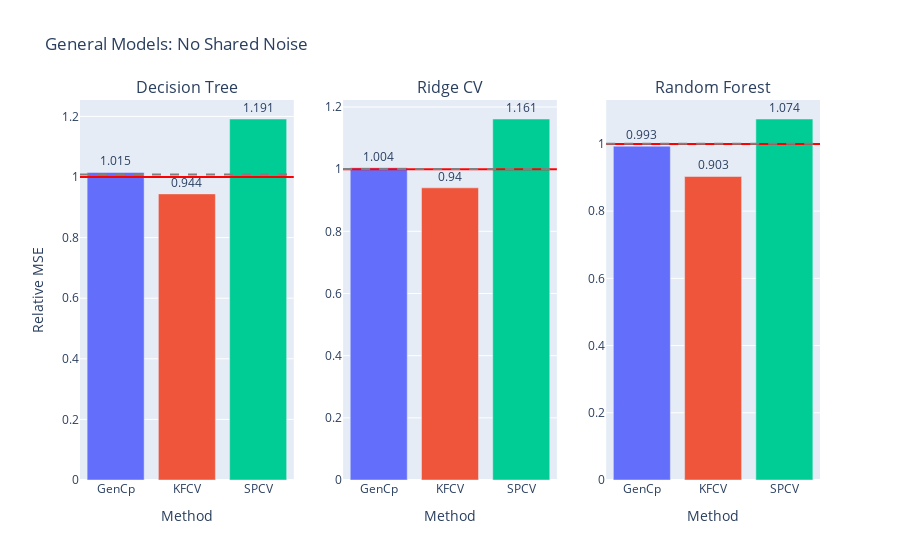

Notebook cell for this chart:
### Code cell
fig = gen_model_barplots(
    model_errs, 
    model_names, 
    est_names, 
    title="General Models: No Shared Noise", 
    has_elev_err=True
)
fig.show()

### Figure 1 — Plotly figure (JSON) as saved in the notebook; plotly's stock layout.template omitted (floating-point values rounded to 4 significant figures)
{"data": [{"marker": {"color": ["#636EFA", "#EF553B", "#00CC96", "#AB63FA", "#FFA15A", "#19D3F3", "#FF6692", "#B6E880", "#FF97FF", "#FECB52"]}, "text": [1.015, 0.944, 1.191], "textposition": "outside", "type": "bar", "x": ["GenCp", "KFCV", "SPCV"], "xaxis": "x", "y": [1.015, 0.9442, 1.191], "yaxis": "y"}, {"marker": {"color": ["#636EFA", "#EF553B", "#00CC96", "#AB63FA", "#FFA15A", "#19D3F3", "#FF6692", "#B6E880", "#FF97FF", "#FECB52"]}, "text": [1.004, 0.94, 1.161], "textposition": "outside", "type": "bar", "x": ["GenCp", "KFCV", "SPCV"], "xaxis": "x2", "y": [1.004, 0.9399, 1.161], "yaxis": "y2"}, {"marker": {"color": ["#636EFA", "#EF553B", "#00CC96", "#AB63FA", "#FFA15A", "#19D3F3", "#FF6692", "#B6E880", "#FF97FF", "#FECB52"]}, "text": [0.993, 0.903, 1.074], "textposition": "outside", "type": "bar", "x": ["GenCp", "KFCV", "SPCV"], "xaxis": "x3", "y": [0.9934, 0.9031, 1.074], "yaxis": "y3"}], "layout": {"annotations": [{"font": {"size": 16}, "showarrow": false, "text": "Decision Tree", "x": 0.1444, "xanchor": "center", "xref": "paper", "y": 1, "yanchor": "bottom", "yref": "paper"}, {"font": {"size": 16}, "showarrow": false, "text": "Ridge CV", "x": 0.5, "xanchor": "center", "xref": "paper", "y": 1, "yanchor": "bottom", "yref": "paper"}, {"font": {"size": 16}, "showarrow": false, "text": "Random Forest", "x": 0.8556, "xanchor": "center", "xref": "paper", "y": 1, "yanchor": "bottom", "yref": "paper"}], "shapes": [{"line": {"color": "red"}, "type": "line", "x0": 0, "x1": 1, "xref": "x domain", "y0": 1, "y1": 1, "yref": "y"}, {"line": {"color": "grey", "dash": "dash"}, "type": "line", "x0": 0, "x1": 1, "xref": "x domain", "y0": 1.008, "y1": 1.008, "yref": "y"}, {"line": {"color": "red"}, "type": "line", "x0": 0, "x1": 1, "xref": "x2 domain", "y0": 1, "y1": 1, "yref": "y2"}, {"line": {"color": "grey", "dash": "dash"}, "type": "line", "x0": 0, "x1": 1, "xref": "x2 domain", "y0": 1.001, "y1": 1.001, "yref": "y2"}, {"line": {"color": "red"}, "type": "line", "x0": 0, "x1": 1, "xref": "x3 domain", "y0": 1, "y1": 1, "yref": "y3"}, {"line": {"color": "grey", "dash": "dash"}, "type": "line", "x0": 0, "x1": 1, "xref": "x3 domain", "y0": 1.001, "y1": 1.001, "yref": "y3"}], "showlegend": false, "title": {"text": "General Models: No Shared Noise"}, "xaxis": {"anchor": "y", "domain": [0, 0.2889], "title": {"text": "Method"}}, "xaxis2": {"anchor": "y2", "domain": [0.3556, 0.6444], "title": {"text": "Method"}}, "xaxis3": {"anchor": "y3", "domain": [0.7111, 1], "title": {"text": "Method"}}, "yaxis": {"anchor": "x", "domain": [0, 1], "title": {"text": "Relative MSE"}}, "yaxis2": {"anchor": "x2", "domain": [0, 1]}, "yaxis3": {"anchor": "x3", "domain": [0, 1]}}}
